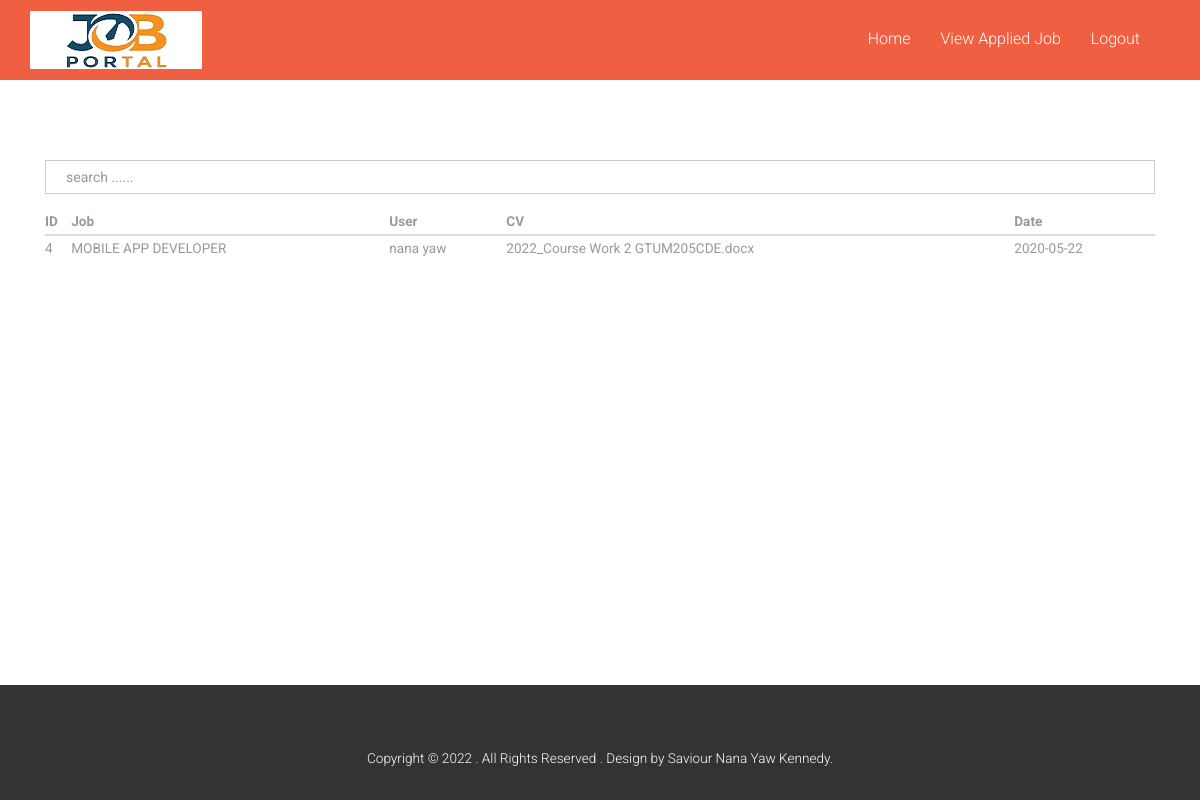
/application.php (signed in), run on the app's committed database.
### tables this page shows
CREATE TABLE `application` (
  `appid` int(11) NOT NULL,
  `userid` int(11) NOT NULL,
  `jobid` int(11) NOT NULL,
  `cv` varchar(1000) NOT NULL,
  `date` date NOT NULL
);

CREATE TABLE `jobs` (
  `jobid` int(11) NOT NULL,
  `title` varchar(50) NOT NULL,
  `catid` int(11) NOT NULL,
  `description` varchar(50) NOT NULL,
  `salary` varchar(50) NOT NULL,
  `timing` varchar(50) NOT NULL,
  `location` varchar(50) NOT NULL,
  `empid` int(11) NOT NULL
);

CREATE TABLE `user` (
  `userid` int(11) NOT NULL,
  `name` varchar(50) NOT NULL,
  `email` varchar(50) NOT NULL,
  `password` varchar(50) NOT NULL,
  `type` int(11) NOT NULL
);

### application.php (the view, shortened to what this page needs)
<!DOCTYPE html>
<html lang="en">
<head>
    <?php
    include('header_link.php');
    include('dbconnect.php');
    ?>
</head>
<body>
<?php
    include('header.php');
    ?>
    <div class="container">
      <div class="single">
            <div class="col-md-12">
                 <div class="form-group">
                 <input type="text" id="myinput" placeholder="search ......" class="form-control">
                 </div>
                 <table class="table">
                      <thead>
                            <tr>
                                 <th>ID</th>
                                 <th>Job</th>
                                 <th>User</th>
                                 <th>CV</th>
                                 <th>Date</th>
                            </tr>
                      </thead>
                      <tbody id="mytable">
                           <?php
                              $sql = "select application.appid, user.name , jobs.title, employer.empid, application.cv, application.date
                              from application
                              INNER join jobs on jobs.jobid = application.jobid
                              INNER join employer on employer.empid = jobs.empid
                              INNER join user on user.userid = application.userid
                              ";
                              $rs = mysqli_query($con,$sql);
                              while($data = mysqli_fetch_array($rs)){
                           ?>
                                <tr>
                                      <td><?=$data['appid']?></td>
                                      <td><?=$data['title']?></td>
                                      <td><?=$data['name']?></td>
                                      <td><?=$data['cv']?></td>
                                      <td><?=$data['date']?></td>
                                </tr>
                           <?php
                              }
                              ?>
                      </tbody>
                 </table>
            </div>
      </div>
</div>
<br><br>
 <?php include('footer.php'); ?>
</body>
</html>

### css/style.css (style rules this page uses)
html, body { font-family: 'Roboto', sans-serif; font-size: 100%; background:#fff; }
.single { padding:5em 0; }
input.form-control { box-shadow: none; background-color:#fff; padding:0 20px; border-radius:0px; }
.table>tbody>tr>td, .table>tbody>tr>th, .table>tfoot>tr>td, .table>tfoot>tr>th, .table>thead>tr>td, .table>thead>tr>th { border-top: none; padding: 3px 0; }
.table > thead > tr > th, .table > tbody > tr > th, .table > tfoot > tr > th, .table > thead > tr > td, .table > tbody > tr > td, .table > tfoot > tr > td { font-size: 0.85em; color: #999; }

### data on the page
application: appid "4", jobid.title "MOBILE APP DEVELOPER", userid.name "nana yaw", cv "2022_Course Work 2 GTUM205CDE.docx", date "2020-05-22"
